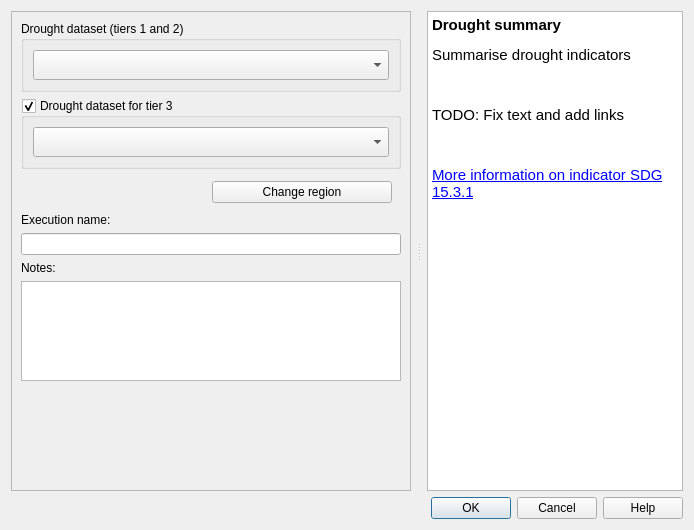
<?xml version="1.0" encoding="UTF-8"?>
<ui version="4.0">
 <class>DlgCalculateDroughtSummary</class>
 <widget class="QDialog" name="DlgCalculateDroughtSummary">
  <property name="geometry">
   <rect>
    <x>0</x>
    <y>0</y>
    <width>694</width>
    <height>530</height>
   </rect>
  </property>
  <property name="sizePolicy">
   <sizepolicy hsizetype="Fixed" vsizetype="Fixed">
    <horstretch>0</horstretch>
    <verstretch>0</verstretch>
   </sizepolicy>
  </property>
  <property name="windowTitle">
   <string>Summarise drought indicators</string>
  </property>
  <property name="styleSheet">
   <string notr="true"/>
  </property>
  <layout class="QVBoxLayout" name="verticalLayout">
   <item>
    <widget class="QSplitter" name="splitter">
     <property name="orientation">
      <enum>Qt::Horizontal</enum>
     </property>
     <property name="handleWidth">
      <number>16</number>
     </property>
     <widget class="QFrame" name="configurations">
      <property name="sizePolicy">
       <sizepolicy hsizetype="Expanding" vsizetype="Expanding">
        <horstretch>2</horstretch>
        <verstretch>0</verstretch>
       </sizepolicy>
      </property>
      <property name="frameShape">
       <enum>QFrame::NoFrame</enum>
      </property>
      <property name="frameShadow">
       <enum>QFrame::Raised</enum>
      </property>
      <layout class="QVBoxLayout" name="verticalLayout_3">
       <property name="leftMargin">
        <number>0</number>
       </property>
       <property name="topMargin">
        <number>0</number>
       </property>
       <property name="rightMargin">
        <number>0</number>
       </property>
       <property name="bottomMargin">
        <number>0</number>
       </property>
       <item>
        <widget class="QScrollArea" name="scrollArea">
         <property name="widgetResizable">
          <bool>true</bool>
         </property>
         <widget class="QWidget" name="scrollAreaWidgetContents">
          <property name="geometry">
           <rect>
            <x>0</x>
            <y>0</y>
            <width>402</width>
            <height>481</height>
           </rect>
          </property>
          <layout class="QVBoxLayout" name="verticalLayout_2">
           <item>
            <widget class="QGroupBox" name="groupBox_4">
             <property name="sizePolicy">
              <sizepolicy hsizetype="Preferred" vsizetype="Minimum">
               <horstretch>0</horstretch>
               <verstretch>0</verstretch>
              </sizepolicy>
             </property>
             <property name="minimumSize">
              <size>
               <width>0</width>
               <height>0</height>
              </size>
             </property>
             <property name="maximumSize">
              <size>
               <width>16777215</width>
               <height>16777215</height>
              </size>
             </property>
             <property name="font">
              <font>
               <weight>50</weight>
               <bold>false</bold>
              </font>
             </property>
             <property name="title">
              <string>Drought dataset (tiers 1 and 2)</string>
             </property>
             <layout class="QVBoxLayout" name="verticalLayout_8">
              <item>
               <widget class="WidgetDataIOSelectTEDatasetExisting" name="combo_dataset_drought">
                <property name="sizePolicy">
                 <sizepolicy hsizetype="Expanding" vsizetype="Minimum">
                  <horstretch>0</horstretch>
                  <verstretch>0</verstretch>
                 </sizepolicy>
                </property>
                <property name="minimumSize">
                 <size>
                  <width>0</width>
                  <height>30</height>
                 </size>
                </property>
                <property name="dataset_type" stdset="0">
                 <string notr="true">drought-vulnerability</string>
                </property>
               </widget>
              </item>
             </layout>
            </widget>
           </item>
           <item>
            <widget class="QGroupBox" name="groupBox_progress_period_2">
             <property name="sizePolicy">
              <sizepolicy hsizetype="Preferred" vsizetype="Minimum">
               <horstretch>0</horstretch>
               <verstretch>0</verstretch>
              </sizepolicy>
             </property>
             <property name="minimumSize">
              <size>
               <width>0</width>
               <height>0</height>
              </size>
             </property>
             <property name="maximumSize">
              <size>
               <width>16777215</width>
               <height>16777215</height>
              </size>
             </property>
             <property name="font">
              <font>
               <weight>50</weight>
               <bold>false</bold>
              </font>
             </property>
             <property name="title">
              <string>Drought dataset for tier 3</string>
             </property>
             <property name="checkable">
              <bool>true</bool>
             </property>
             <layout class="QVBoxLayout" name="verticalLayout_5">
              <item>
               <widget class="WidgetDataIOSelectTELayerExisting" name="combo_layer_jrc_vulnerability">
                <property name="enabled">
                 <bool>true</bool>
                </property>
                <property name="sizePolicy">
                 <sizepolicy hsizetype="Expanding" vsizetype="Minimum">
                  <horstretch>0</horstretch>
                  <verstretch>0</verstretch>
                 </sizepolicy>
                </property>
                <property name="minimumSize">
                 <size>
                  <width>0</width>
                  <height>30</height>
                 </size>
                </property>
                <property name="layer_type" stdset="0">
                 <string notr="true">Drought Vulnerability (JRC)</string>
                </property>
               </widget>
              </item>
             </layout>
            </widget>
           </item>
           <item>
            <widget class="QFrame" name="setup_frame">
             <property name="frameShape">
              <enum>QFrame::NoFrame</enum>
             </property>
             <property name="frameShadow">
              <enum>QFrame::Raised</enum>
             </property>
             <layout class="QVBoxLayout" name="verticalLayout_4">
              <property name="leftMargin">
               <number>0</number>
              </property>
              <property name="topMargin">
               <number>0</number>
              </property>
              <property name="rightMargin">
               <number>0</number>
              </property>
              <property name="bottomMargin">
               <number>0</number>
              </property>
             </layout>
            </widget>
           </item>
           <item>
            <layout class="QHBoxLayout" name="horizontalLayout">
             <property name="leftMargin">
              <number>5</number>
             </property>
             <property name="rightMargin">
              <number>9</number>
             </property>
             <property name="bottomMargin">
              <number>4</number>
             </property>
             <item>
              <widget class="QLabel" name="region_la">
               <property name="toolTip">
                <string>The current selected region of interest</string>
               </property>
               <property name="text">
                <string/>
               </property>
               <property name="wordWrap">
                <bool>true</bool>
               </property>
              </widget>
             </item>
             <item>
              <widget class="QPushButton" name="region_button">
               <property name="toolTip">
                <string>&lt;html&gt;&lt;head/&gt;&lt;body&gt;&lt;p&gt;Opens settings dialog in order to change region of interest.&lt;/p&gt;&lt;/body&gt;&lt;/html&gt;</string>
               </property>
               <property name="text">
                <string>Change region</string>
               </property>
              </widget>
             </item>
            </layout>
           </item>
           <item>
            <widget class="QLabel" name="execution_name_la">
             <property name="text">
              <string>Execution name:</string>
             </property>
            </widget>
           </item>
           <item>
            <widget class="QLineEdit" name="execution_name_le">
             <property name="toolTip">
              <string>&lt;html&gt;&lt;head/&gt;&lt;body&gt;&lt;p&gt;Input for the name that will be assigned to the execution task, if not filled the algorithm name will be used as the task name.&lt;/p&gt;&lt;/body&gt;&lt;/html&gt;</string>
             </property>
            </widget>
           </item>
           <item>
            <widget class="QLabel" name="task_notes_la">
             <property name="text">
              <string>Notes:</string>
             </property>
            </widget>
           </item>
           <item>
            <widget class="QTextEdit" name="task_notes">
             <property name="sizePolicy">
              <sizepolicy hsizetype="Expanding" vsizetype="Minimum">
               <horstretch>0</horstretch>
               <verstretch>0</verstretch>
              </sizepolicy>
             </property>
             <property name="minimumSize">
              <size>
               <width>0</width>
               <height>0</height>
              </size>
             </property>
             <property name="maximumSize">
              <size>
               <width>16777215</width>
               <height>100</height>
              </size>
             </property>
             <property name="toolTip">
              <string>User notes associated with the executed task.</string>
             </property>
            </widget>
           </item>
           <item>
            <spacer name="verticalSpacer_2">
             <property name="orientation">
              <enum>Qt::Vertical</enum>
             </property>
             <property name="sizeHint" stdset="0">
              <size>
               <width>20</width>
               <height>69</height>
              </size>
             </property>
            </spacer>
           </item>
          </layout>
         </widget>
        </widget>
       </item>
      </layout>
     </widget>
     <widget class="QTextBrowser" name="alg_help">
      <property name="sizePolicy">
       <sizepolicy hsizetype="Expanding" vsizetype="Expanding">
        <horstretch>0</horstretch>
        <verstretch>0</verstretch>
       </sizepolicy>
      </property>
      <property name="accessibleName">
       <string/>
      </property>
      <property name="html">
       <string>&lt;!DOCTYPE HTML PUBLIC &quot;-//W3C//DTD HTML 4.0//EN&quot; &quot;http://www.w3.org/TR/REC-html40/strict.dtd&quot;&gt;
&lt;html&gt;&lt;head&gt;&lt;meta name=&quot;qrichtext&quot; content=&quot;1&quot; /&gt;&lt;style type=&quot;text/css&quot;&gt;
p, li { white-space: pre-wrap; }
&lt;/style&gt;&lt;/head&gt;&lt;body style=&quot; font-family:'MS Shell Dlg 2'; font-size:8.25pt; font-weight:400; font-style:normal;&quot;&gt;
&lt;p style=&quot; margin-top:18px; margin-bottom:12px; margin-left:0px; margin-right:0px; -qt-block-indent:0; text-indent:0px;&quot;&gt;&lt;span style=&quot; font-family:'Ubuntu'; font-size:11pt; font-weight:600;&quot;&gt;Drought summary&lt;/span&gt;&lt;/p&gt;
&lt;p style=&quot; margin-top:12px; margin-bottom:12px; margin-left:0px; margin-right:0px; -qt-block-indent:0; text-indent:0px;&quot;&gt;&lt;span style=&quot; font-family:'Ubuntu'; font-size:11pt;&quot;&gt;Summarise drought indicators&lt;/span&gt;&lt;/p&gt;
&lt;p style=&quot;-qt-paragraph-type:empty; margin-top:12px; margin-bottom:12px; margin-left:0px; margin-right:0px; -qt-block-indent:0; text-indent:0px; font-family:'Ubuntu'; font-size:11pt;&quot;&gt;&lt;br /&gt;&lt;/p&gt;
&lt;p style=&quot; margin-top:12px; margin-bottom:12px; margin-left:0px; margin-right:0px; -qt-block-indent:0; text-indent:0px;&quot;&gt;&lt;span style=&quot; font-family:'Ubuntu'; font-size:11pt;&quot;&gt;TODO: Fix text and add links&lt;/span&gt;&lt;/p&gt;
&lt;p style=&quot;-qt-paragraph-type:empty; margin-top:12px; margin-bottom:12px; margin-left:0px; margin-right:0px; -qt-block-indent:0; text-indent:0px; font-family:'Ubuntu'; font-size:11pt;&quot;&gt;&lt;br /&gt;&lt;/p&gt;
&lt;p style=&quot; margin-top:12px; margin-bottom:12px; margin-left:0px; margin-right:0px; -qt-block-indent:0; text-indent:0px;&quot;&gt;&lt;a href=&quot;http://trends.earth/docs/en/background/understanding_indicators15.html#sdg-indicator-15-3-1&quot;&gt;&lt;span style=&quot; font-family:'Ubuntu'; font-size:11pt; text-decoration: underline; color:#0000ff;&quot;&gt;More information on indicator SDG 15.3.1&lt;/span&gt;&lt;/a&gt;&lt;/p&gt;&lt;/body&gt;&lt;/html&gt;</string>
      </property>
      <property name="openExternalLinks">
       <bool>true</bool>
      </property>
      <property name="openLinks">
       <bool>true</bool>
      </property>
     </widget>
    </widget>
   </item>
   <item>
    <widget class="QDialogButtonBox" name="button_box">
     <property name="orientation">
      <enum>Qt::Horizontal</enum>
     </property>
     <property name="standardButtons">
      <set>QDialogButtonBox::Cancel|QDialogButtonBox::Help|QDialogButtonBox::Ok</set>
     </property>
    </widget>
   </item>
  </layout>
 </widget>
 <customwidgets>
  <customwidget>
   <class>WidgetDataIOSelectTEDatasetExisting</class>
   <extends>QComboBox</extends>
   <header>LDMP/data_io</header>
  </customwidget>
  <customwidget>
   <class>WidgetDataIOSelectTELayerExisting</class>
   <extends>QComboBox</extends>
   <header>LDMP/data_io</header>
  </customwidget>
 </customwidgets>
 <resources/>
 <connections>
  <connection>
   <sender>button_box</sender>
   <signal>accepted()</signal>
   <receiver>DlgCalculateDroughtSummary</receiver>
   <slot>accept()</slot>
   <hints>
    <hint type="sourcelabel">
     <x>548</x>
     <y>745</y>
    </hint>
    <hint type="destinationlabel">
     <x>533</x>
     <y>-13</y>
    </hint>
   </hints>
  </connection>
  <connection>
   <sender>button_box</sender>
   <signal>rejected()</signal>
   <receiver>DlgCalculateDroughtSummary</receiver>
   <slot>reject()</slot>
   <hints>
    <hint type="sourcelabel">
     <x>614</x>
     <y>742</y>
    </hint>
    <hint type="destinationlabel">
     <x>606</x>
     <y>-15</y>
    </hint>
   </hints>
  </connection>
 </connections>
</ui>
